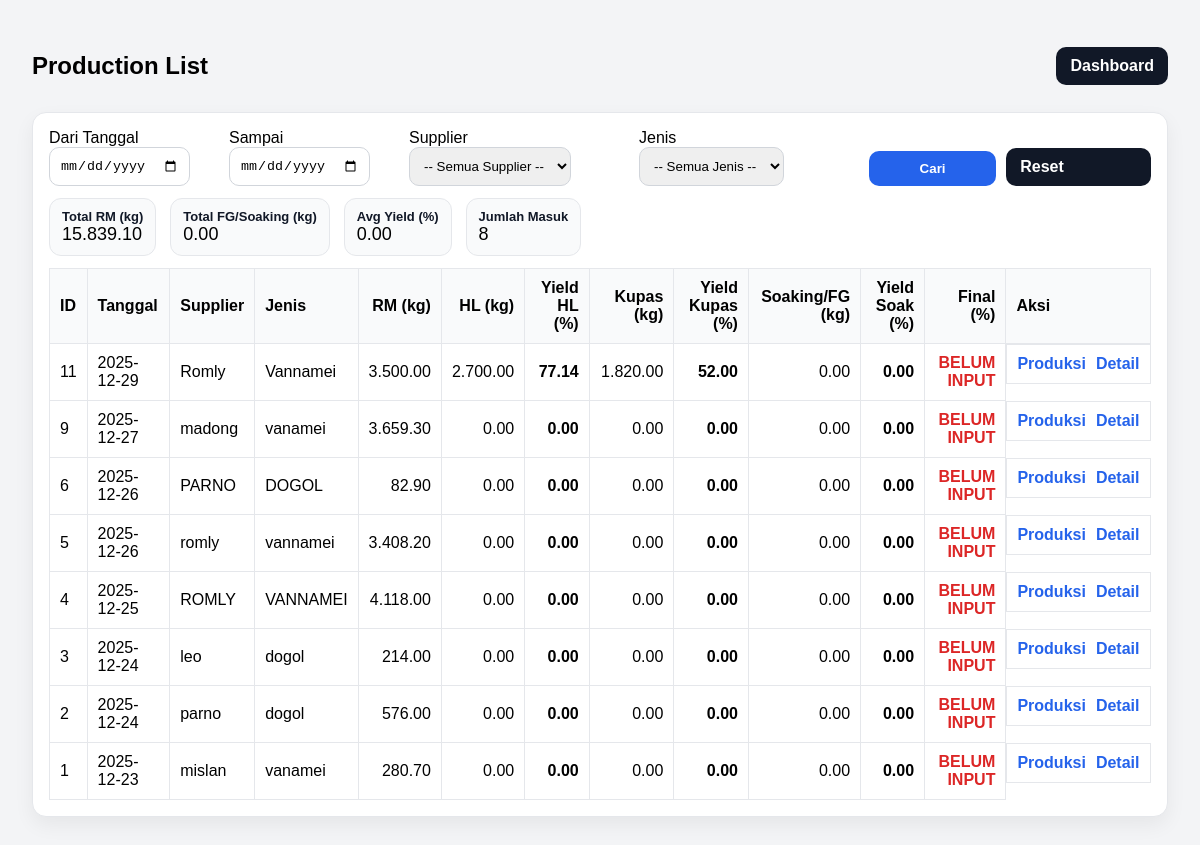
The app's page /production/list (signed in), older data.
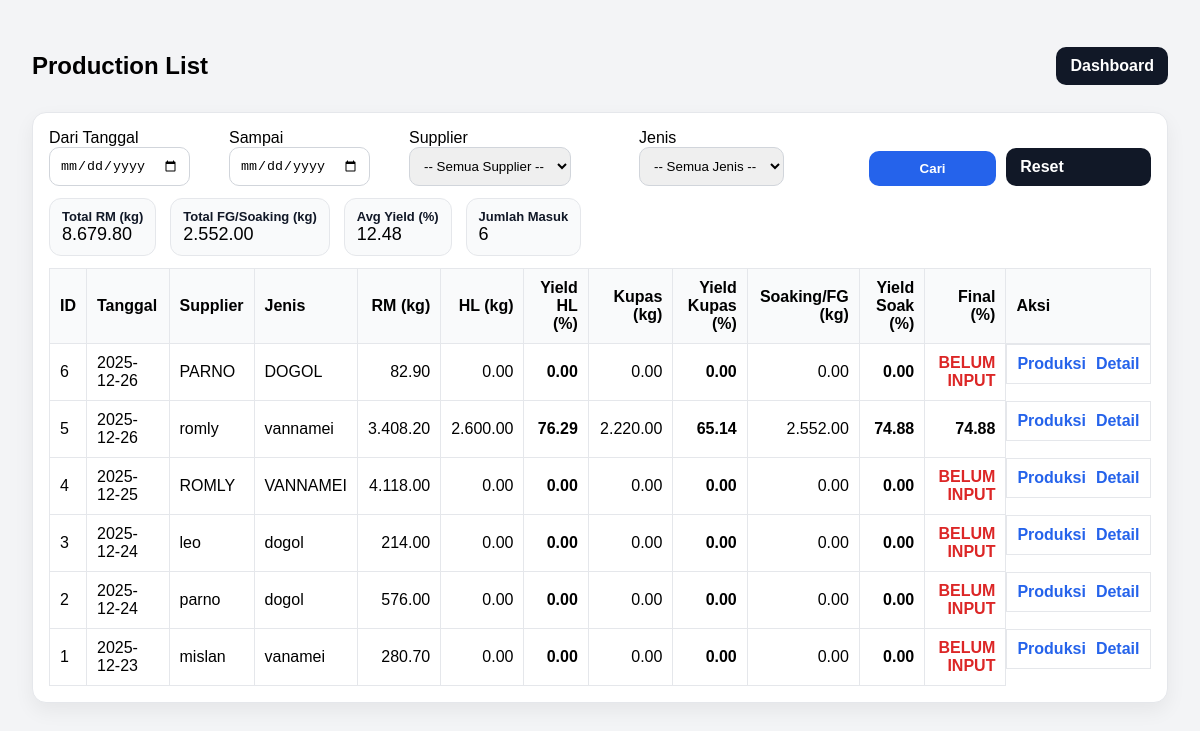
The same page, newer data.
### tables this page shows
CREATE TABLE receiving_header (
            id INTEGER PRIMARY KEY AUTOINCREMENT,
            tanggal TEXT NOT NULL,
            supplier TEXT NOT NULL,
            jenis TEXT,
            fiber REAL,
            created_at TEXT DEFAULT (datetime('now','localtime'))
        );

### app.py (the view)
@app.route("/production/list")
def production_list():
    if not require_login():
        return redirect(url_for("login"))
    start = (request.args.get("start") or "").strip()
    end = (request.args.get("end") or "").strip()
    supplier_q = (request.args.get("supplier") or "").strip()   # akan berisi NAMA supplier
    jenis_q = (request.args.get("jenis") or "").strip()
    conn = get_conn()
    suppliers = conn.execute("SELECT nama FROM supplier WHERE aktif=1 ORDER BY nama").fetchall()
    jenis_list = conn.execute("SELECT nama FROM udang_jenis WHERE aktif=1 ORDER BY id").fetchall()
    where = []
    params = []
    if start and end:
        where.append("r.tanggal BETWEEN ? AND ?")
        params.extend([start, end])
    elif start:
        where.append("r.tanggal >= ?")
        params.append(start)
    elif end:
        where.append("r.tanggal <= ?")
        params.append(end)
    if supplier_q:
        where.append("LOWER(TRIM(r.supplier)) = ?")
        params.append(supplier_q.strip().lower())
    if jenis_q:
        where.append("LOWER(TRIM(r.jenis)) = ?")
        params.append(jenis_q.strip().lower())
    where_sql = ("WHERE " + " AND ".join(where)) if where else ""
    rows = conn.execute(f"""
        SELECT
          r.id AS receiving_id,
          r.tanggal, r.supplier, r.jenis,
          r.total_netto AS rm_kg,

          COALESCE(hl.berat_kg,0) AS hl_kg,
          COALESCE(hl.yield_pct,0) AS hl_yield,

          COALESCE(kp.berat_kg,0) AS kupas_kg,
          COALESCE(kp.yield_pct,0) AS kupas_yield,

          COALESCE(sk.berat_kg,0) AS fg_kg,
          COALESCE(sk.yield_pct,0) AS fg_yield,

          COALESCE(sk.yield_pct,0) AS final_pct
        FROM (
          SELECT h.id, h.tanggal, h.supplier, h.jenis,
                 COALESCE(SUM(COALESCE(p.netto,0)),0) AS total_netto
          FROM receiving_header h
          LEFT JOIN receiving_partai p ON p.header_id=h.id
          GROUP BY h.id
        ) r
        LEFT JOIN production_header ph ON ph.id = (
  SELECT id FROM production_header
  WHERE receiving_id = r.id
  ORDER BY id DESC
  LIMIT 1
)

        LEFT JOIN production_step hl ON hl.production_id=ph.id AND hl.step_name='HL'
        LEFT JOIN production_step kp ON kp.production_id=ph.id AND kp.step_name='KUPAS'
        LEFT JOIN production_step sk ON sk.production_id=ph.id AND sk.step_name='SOAKING'
        {where_sql}
        ORDER BY r.id DESC
    """, params).fetchall()
    summary = {
        "total_rm": sum([(x["rm_kg"] or 0) for x in rows]),
        "total_fg": sum([(x["fg_kg"] or 0) for x in rows]),  # ✅ FIX DI SINI
        "avg_yield": (sum([(x["final_pct"] or 0) for x in rows]) / len(rows)) if rows else 0,
        "count_rows": len(rows),
    }
    conn.close()
    return render_template(
        "production_list.html",
        rows=[dict(r) for r in rows],
        summary=summary,
        start=start,
        end=end,
        supplier=supplier_q,
        jenis=jenis_q,
        suppliers=[s["nama"] for s in suppliers],   # ✅ dropdown data
        jenis_list=[j["nama"] for j in jenis_list], # ✅ dropdown data
    )

### app.py (called while the page is built)
def require_login():
    return "user" in session

### db.py (called while the page is built)
def get_conn():
    conn = sqlite3.connect(DB_NAME)
    conn.row_factory = sqlite3.Row
    conn.execute("PRAGMA foreign_keys = ON;")
    return conn

### templates/production_list.html (shortened to what this page needs)
<!doctype html>
<html lang="id">
<head>
</head>
<body>
<div class="top">
  <h2>Production List</h2>
  <div>
    <a class="btn btn-secondary" href="/dashboard">Dashboard</a>
  </div>
</div>
<div class="card">
  <form method="get" class="filters">
  <div>
    <div>Dari Tanggal</div>
    <input type="date" name="start" value="{{ start }}">
  </div>
  <div>
    <div>Sampai</div>
    <input type="date" name="end" value="{{ end }}">
  </div>
  <div>
    <div>Supplier</div>
    <select name="supplier">
      <option value="">-- Semua Supplier --</option>
    </select>
  </div>
  <div>
    <div>Jenis</div>
    <select name="jenis">
      <option value="">-- Semua Jenis --</option>
    </select>
  </div>
  <button class="btn btn-primary" type="submit">Cari</button>
  <a class="btn btn-secondary" href="/production/list">Reset</a>
</form>
  <div class="summary">
    <div class="pill"><b>Total RM (kg)</b>
      <span>{{ "{:,.2f}".format(summary.total_rm or 0).replace(",", ".") }}</span>
    </div>
    <div class="pill"><b>Total FG/Soaking (kg)</b>
      <span>{{ "{:,.2f}".format(summary.total_fg or 0).replace(",", ".") }}</span>
    </div>
    <div class="pill"><b>Avg Yield (%)</b>
      <span>{{ "{:,.2f}".format(summary.avg_yield or 0).replace(",", ".") }}</span>
    </div>
    <div class="pill"><b>Jumlah Masuk</b>
      <span>{{ summary.count_rows or 0 }}</span>
    </div>
  </div>
  <table>
    <thead>
  <tr>
    <th>ID</th>
    <th>Tanggal</th>
    <th>Supplier</th>
    <th>Jenis</th>
    <th class="right">RM (kg)</th>
    <th class="right">HL (kg)</th>
    <th class="right">Yield HL (%)</th>
    <th class="right">Kupas (kg)</th>
    <th class="right">Yield Kupas (%)</th>
    <th class="right">Soaking/FG (kg)</th>
    <th class="right">Yield Soak (%)</th>
    <th class="right">Final (%)</th>
    <th>Aksi</th>
  </tr>
</thead>
    <tbody>
      {% for r in rows %}
      <tr>
  <td>{{ r.receiving_id }}</td>
  <td>{{ r.tanggal }}</td>
  <td>{{ r.supplier }}</td>
  <td>{{ r.jenis }}</td>
  <td class="right">{{ "{:,.2f}".format(r.rm_kg or 0).replace(",", ".") }}</td>
  <td class="right">{{ "{:,.2f}".format(r.hl_kg or 0).replace(",", ".") }}</td>
  <td class="right"><b>{{ "{:,.2f}".format(r.hl_yield or 0).replace(",", ".") }}</b></td>
  <td class="right">{{ "{:,.2f}".format(r.kupas_kg or 0).replace(",", ".") }}</td>
  <td class="right"><b>{{ "{:,.2f}".format(r.kupas_yield or 0).replace(",", ".") }}</b></td>
  <td class="right">{{ "{:,.2f}".format(r.fg_kg or 0).replace(",", ".") }}</td>
  <td class="right"><b>{{ "{:,.2f}".format(r.fg_yield or 0).replace(",", ".") }}</b></td>
  <td class="right">
    {% if (r.fg_kg or 0) <= 0 %}
      <span style="color:#dc2626;font-weight:700;">BELUM INPUT</span>
    {% else %}
      <b>{{ "{:,.2f}".format(r.fg_yield or 0).replace(",", ".") }}</b>
    {% endif %}
  </td>
  <td style="display:flex; gap:10px; align-items:center;">
    <a href="/production/{{ r.receiving_id }}">Produksi</a>
    <a href="/receiving/{{ r.receiving_id }}">Detail</a>
  </td>
</tr>
      {% endfor %}
    </tbody>
  </table>
</div>
</body>
</html>

Row changes from the older to the newer data that the page shows:
removed receiving_header: receiving_id "11", tanggal "2025-12-29", supplier "Romly", jenis "Vannamei", rm_kg "3.500.00", hl_kg "2.700.00", hl_yield "77.14", kupas_kg "1.820.00", kupas_yield "52.00", fg_kg "0.00", fg_yield "0.00", shows "BELUM INPUT"
removed receiving_header: receiving_id "9", tanggal "2025-12-27", supplier "madong", jenis "vanamei", rm_kg "3.659.30", hl_kg "0.00", hl_yield "0.00", kupas_kg "0.00", kupas_yield "0.00", fg_kg "0.00", fg_yield "0.00", shows "BELUM INPUT"
shown differently, row unchanged: receiving_header "romly": hl_kg "0.00" → "2.600.00"; hl_yield "0.00" → "76.29"; kupas_kg "0.00" → "2.220.00"; kupas_yield "0.00" → "65.14"; fg_kg "0.00" → "2.552.00"; fg_yield "0.00" → "74.88"; fg_yield (not shown) → "74.88"; no longer shows "BELUM INPUT"
Text that changed along with them:
{{ "{:,.2f}".format(summary.total_rm or 0).replace(",", ".") }}: "15.839.10" → "8.679.80"
{{ "{:,.2f}".format(summary.total_fg or 0).replace(",", ".") }}: "0.00" → "2.552.00"
{{ "{:,.2f}".format(summary.avg_yield or 0).replace(",", ".") }}: "0.00" → "12.48"
{{ summary.count_rows or 0 }}: "8" → "6"
